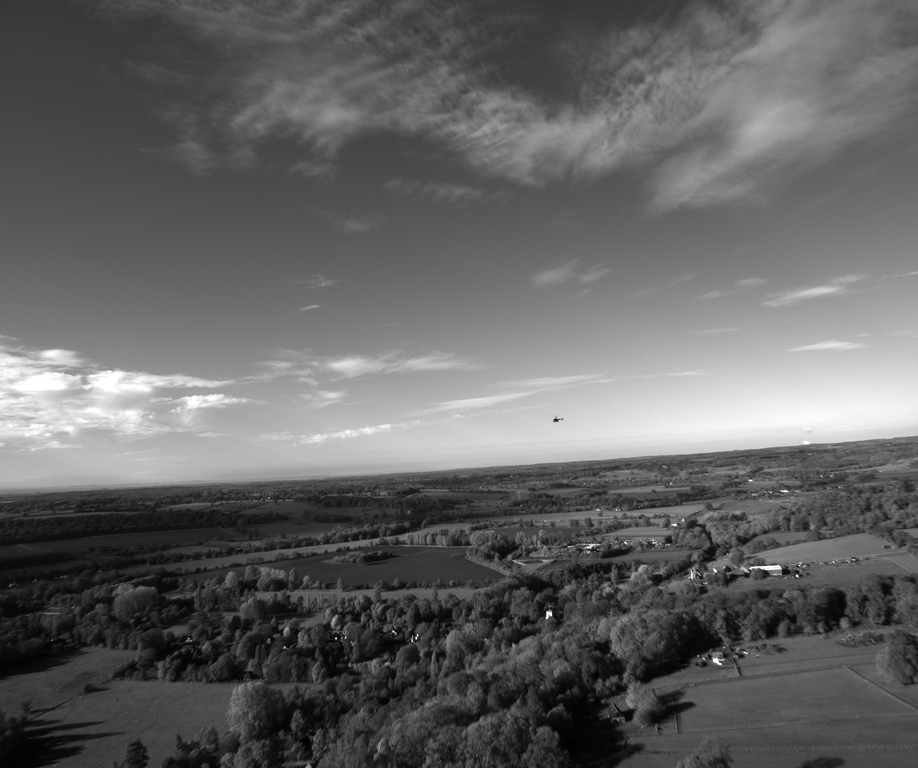
#> input picture images/1.png, 918 x 768 px, shrunk from 2448 x 2048 before the run
$ python -i utils.py   (imports and definitions only)
#> lines starting #> are read from the running program, lines starting #| are printed output that depends on the picture; after the words box and inside, x2 and y2 are one past the last pixel; in counts of white or black regions, pixels touching at a corner belong together
#> further down, picture is the input picture: shape (768, 918); min 0, max 255, mean 99.4
import cv2
import numpy as np

"""
adapted from https://github.com/sallamander/horizon-detection. Thank you!
"""
def detect_horizon_line(image_grayscaled):
    """Detect the horizon's starting and ending points in the given image
    The horizon line is detected by applying Otsu's threshold method to
    separate the sky from the remainder of the image.
    :param image_grayscaled: grayscaled image to detect the horizon on, of
     shape (height, width)
    :type image_grayscale: np.ndarray of dtype uint8
    :return: the (x1, x2, y1, y2) coordinates for the starting and ending
     points of the detected horizon line
    :rtype: tuple(int)
    """

    msg = ('`image_grayscaled` should be a grayscale, 2-dimensional image '
           'of shape (height, width).')
    assert image_grayscaled.ndim == 2, msg
    image_blurred = cv2.GaussianBlur(image_grayscaled, ksize=(3, 3), sigmaX=0)

    _, image_thresholded = cv2.threshold(
        image_blurred, thresh=0, maxval=1,
        type=cv2.THRESH_BINARY+cv2.THRESH_OTSU
    )
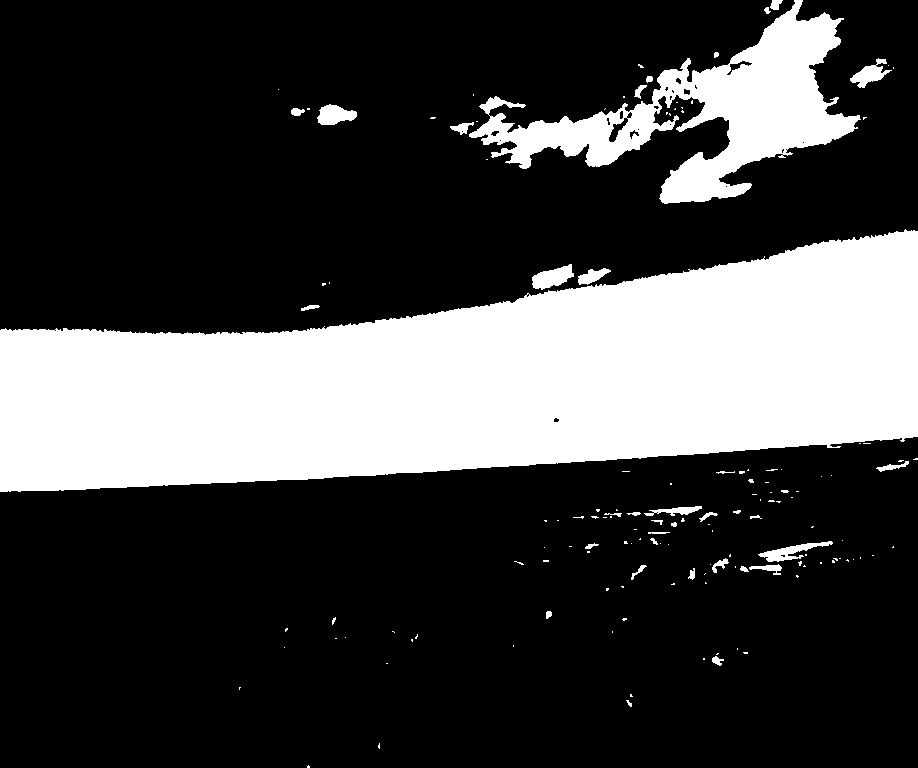
#> image_thresholded: shape (768, 918); values 0 (black) and 1 (white), 26.4% white; 144 white regions (107 under 20 px), largest, box (x1, y1, x2, y2) and area: (0, 229, 918, 492) 155949, (469, 0, 861, 204) 25419, (532, 264, 574, 290) 636
    image_thresholded = image_thresholded - 1
    image_closed = cv2.morphologyEx(image_thresholded, cv2.MORPH_CLOSE,
                                    kernel=np.ones((9, 9), np.uint8))
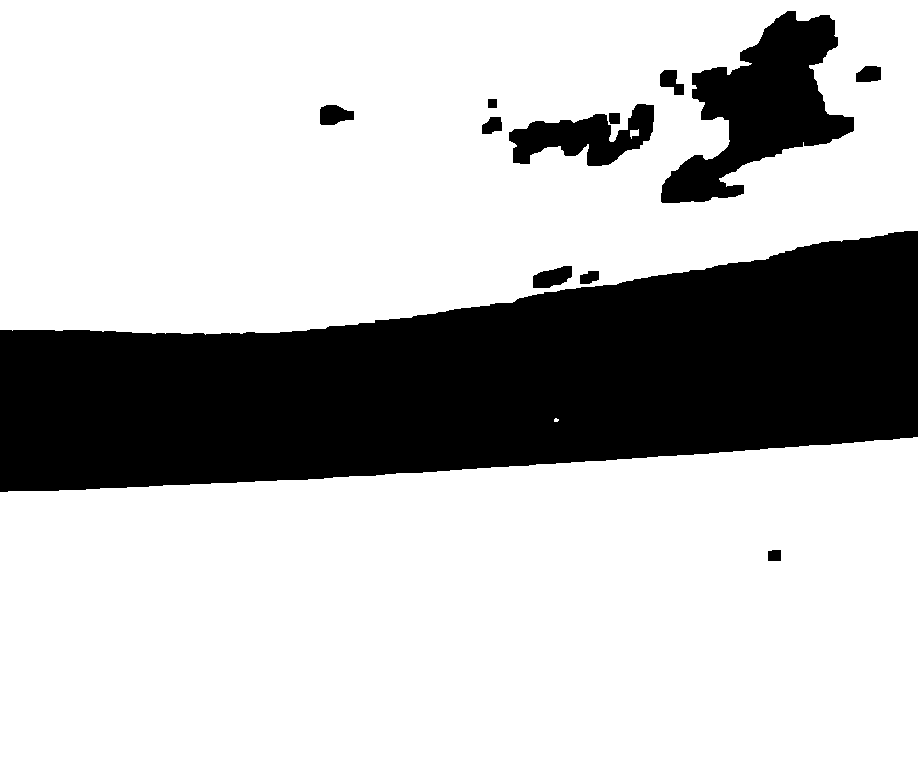
#> image_closed: shape (768, 918); 74.5% white; 12 black regions, largest, box (x1, y1, x2, y2) and area: (0, 231, 918, 492) 155507, (661, 11, 854, 203) 16875, (509, 104, 654, 166) 4736

    horizon_x1 = 0
    horizon_x2 = image_grayscaled.shape[1] - 1
#> horizon_x2 = 917
    if(len(np.where(image_closed[:, horizon_x1] == 0)[0]) == 0):
         horizon_y1 = -1
         horizon_x1 = -1
    else:
        horizon_y1 = max(np.where(image_closed[:, horizon_x1] == 0)[0])
#> horizon_y1 = 491
    if(len(np.where(image_closed[:, horizon_x2] == 0)[0]) == 0):
         horizon_y2 = -1
         horizon_x2 = -1
    else:
        horizon_y2 = max(np.where(image_closed[:, horizon_x2] == 0)[0])
#> horizon_y2 = 436

    return horizon_x1, horizon_x2, horizon_y1, horizon_y2

>>> import cv2
>>> picture = cv2.imread('images/1.png', cv2.IMREAD_GRAYSCALE)
>>> result = detect_horizon_line(picture)
#> result = (0, 917, 491, 436)

$ run again, on images/2.png
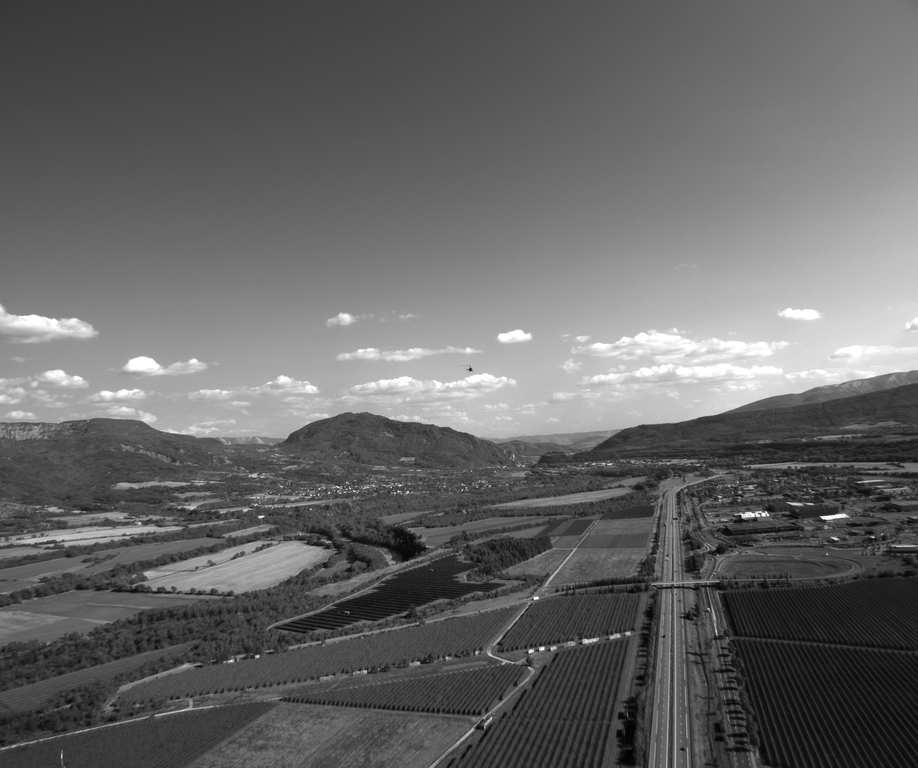
#> input picture images/2.png, 918 x 768 px, shrunk from 2448 x 2048 before the run
#> picture is the input picture: shape (768, 918); min 1, max 255, mean 102.1
#> in detect_horizon_line, `_, image_thresholded = cv2.threshold( image_blurred, thresh=0, maxval=..`:
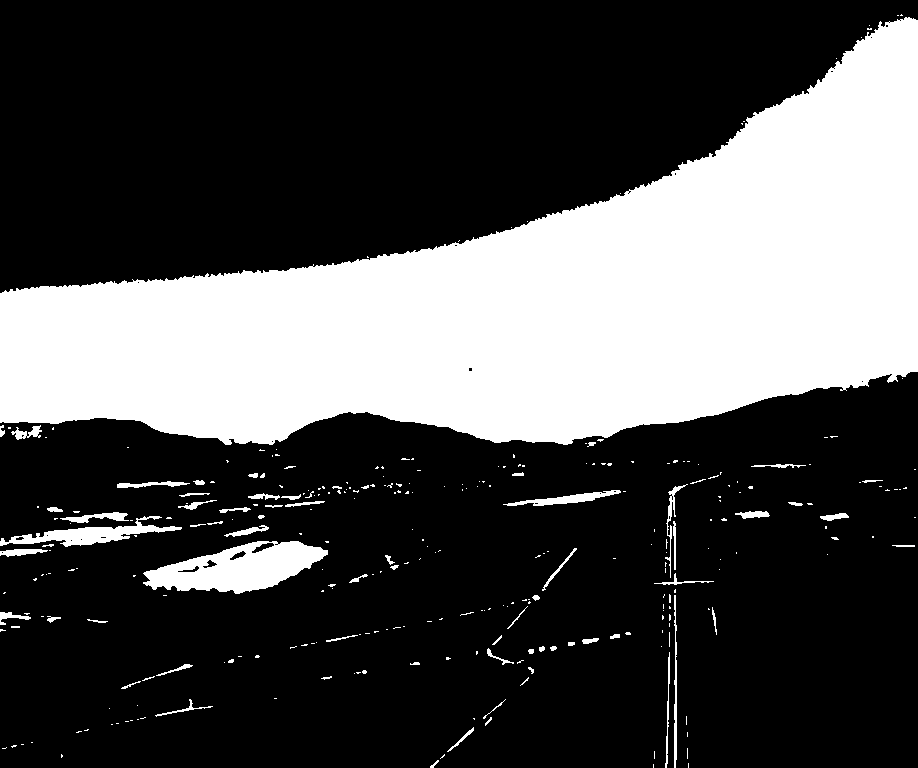
#> image_thresholded: shape (768, 918); values 0 (black) and 1 (white), 29.6% white; 304 white regions (235 under 20 px), largest, box (x1, y1, x2, y2) and area: (0, 17, 918, 445) 193953, (143, 541, 328, 594) 5686, (0, 516, 182, 547) 1870
#> in detect_horizon_line, `image_closed = cv2.morphologyEx(image_thresholded, cv2.MORPH_CLOSE, ke..`:
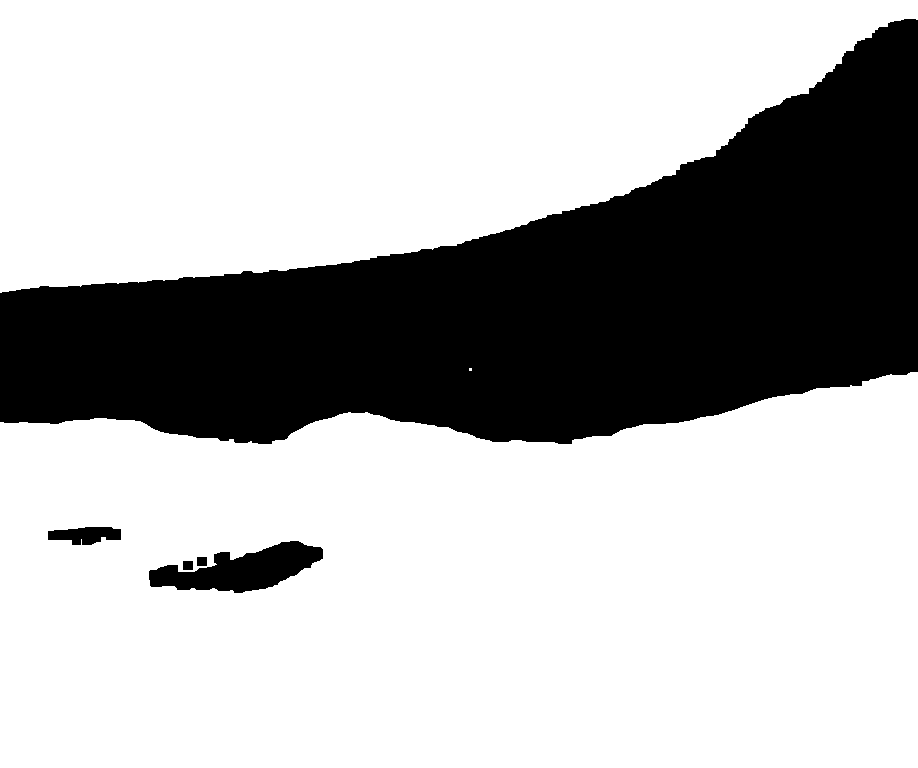
#> image_closed: shape (768, 918); 71.8% white; 5 black regions, box (x1, y1, x2, y2) and area: (0, 19, 918, 444) 193097, (149, 541, 323, 593) 4886, (48, 527, 121, 545) 942, (197, 557, 207, 566) 90, (183, 561, 193, 570) 90
#> horizon_y1 = 421
#> horizon_y2 = 371
#> result = (0, 917, 421, 371)

$ run again, on images/3.png
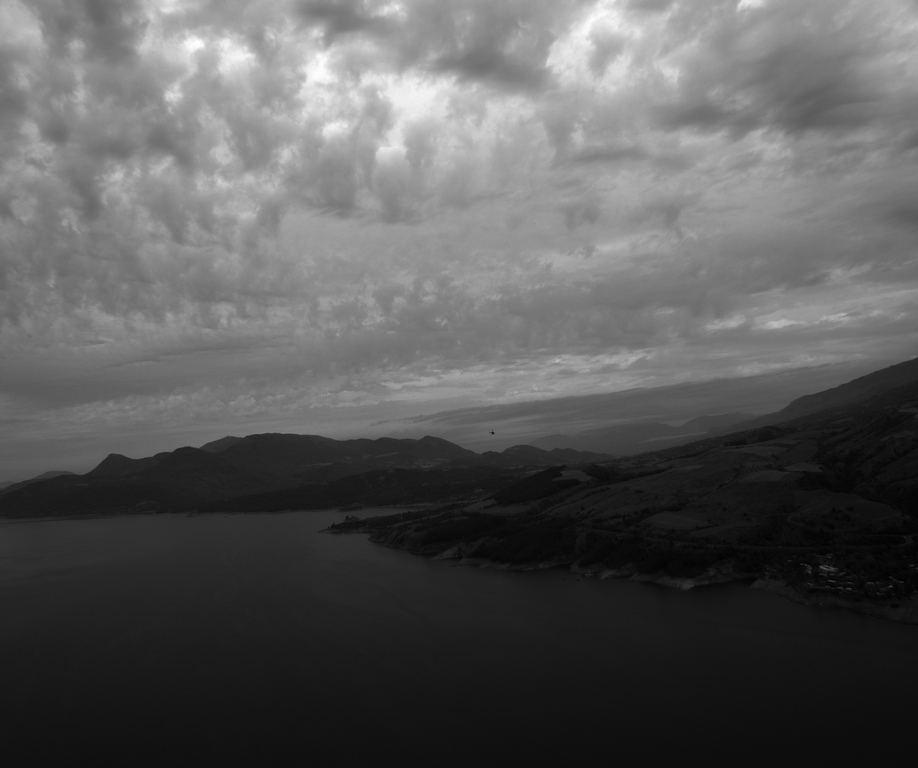
#> input picture images/3.png, 918 x 768 px, shrunk from 2448 x 2048 before the run
#> picture is the input picture: shape (768, 918); min 0, max 255, mean 90
#> in detect_horizon_line, `_, image_thresholded = cv2.threshold( image_blurred, thresh=0, maxval=..`:
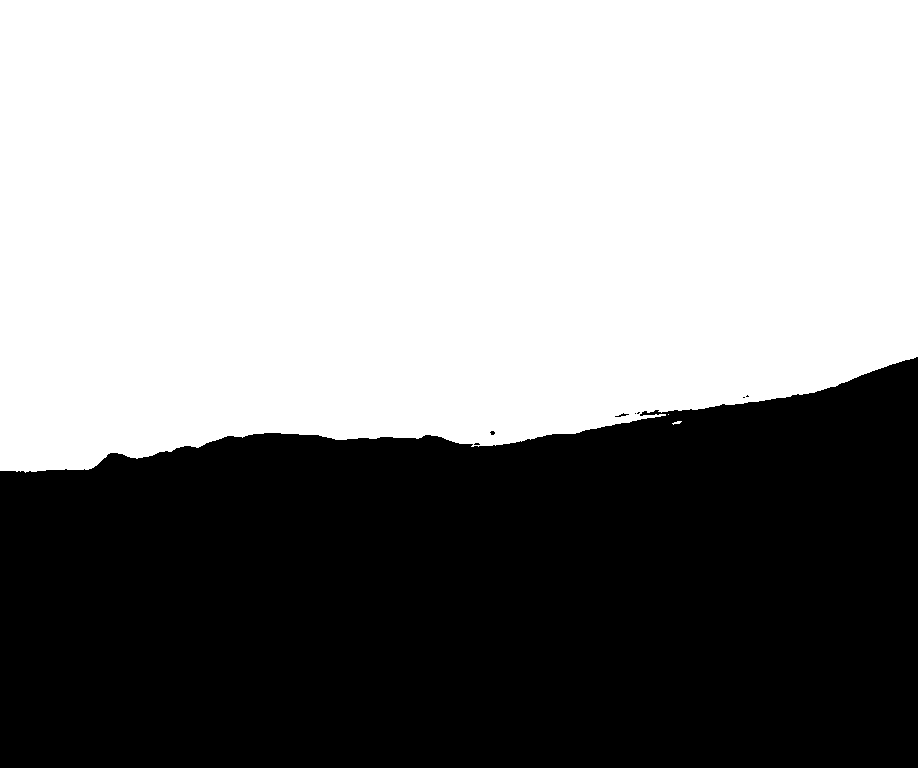
#> image_thresholded: shape (768, 918); values 0 (black) and 1 (white), 55.9% white; 8 black regions (6 under 20 px), largest, box (x1, y1, x2, y2) and area: (0, 357, 918, 768) 311174, (615, 413, 629, 417) 22
#> image_closed: shape (768, 918); 44.2% white; 2 white regions (1 under 20 px), largest, box (x1, y1, x2, y2) and area: (0, 357, 918, 768) 311616
#> horizon_y1 = 470
#> horizon_y2 = 356
#> result = (0, 917, 470, 356)

$ run again, on images/4.png
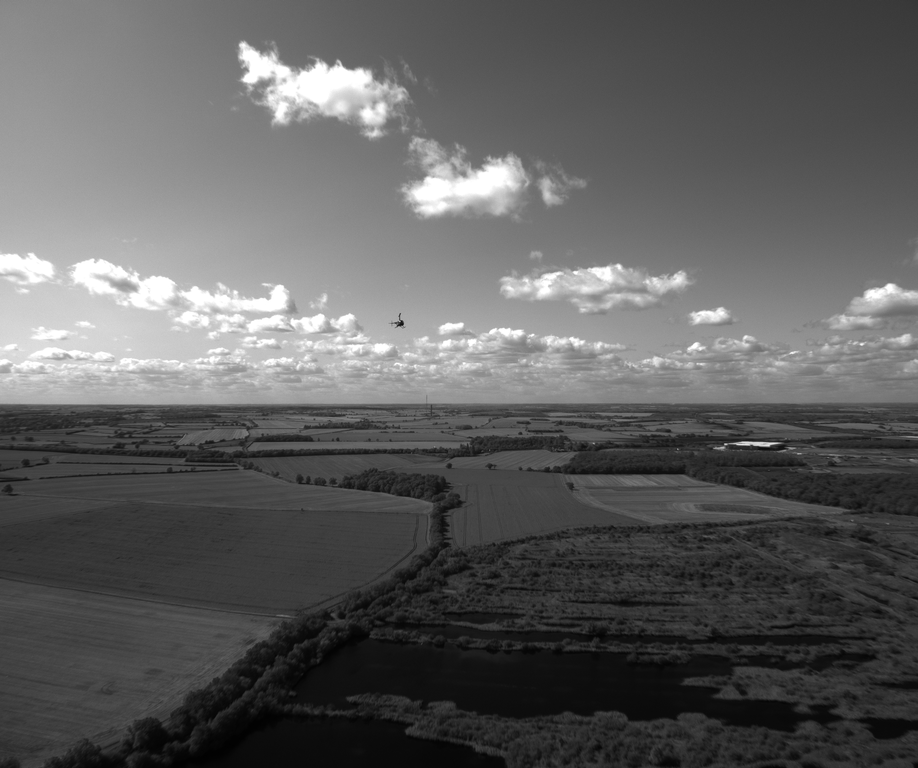
#> input picture images/4.png, 918 x 768 px, shrunk from 2448 x 2048 before the run
#> picture is the input picture: shape (768, 918); min 1, max 255, mean 94.7
#> in detect_horizon_line, `_, image_thresholded = cv2.threshold( image_blurred, thresh=0, maxval=..`:
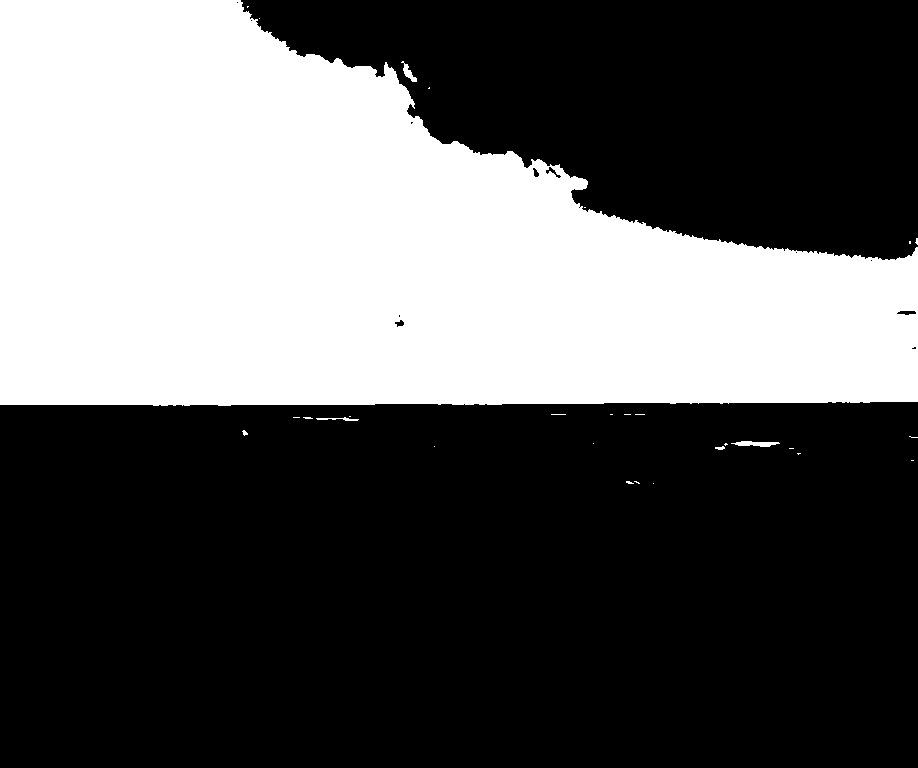
#> image_thresholded: shape (768, 918); values 0 (black) and 1 (white), 36.2% white; 29 white regions (23 under 20 px), largest, box (x1, y1, x2, y2) and area: (0, 0, 918, 406) 254329, (731, 441, 780, 447) 184, (401, 61, 417, 82) 119, (316, 417, 359, 421) 79, (715, 446, 725, 450) 27, (242, 430, 248, 436) 21
#> in detect_horizon_line, `image_closed = cv2.morphologyEx(image_thresholded, cv2.MORPH_CLOSE, ke..`:
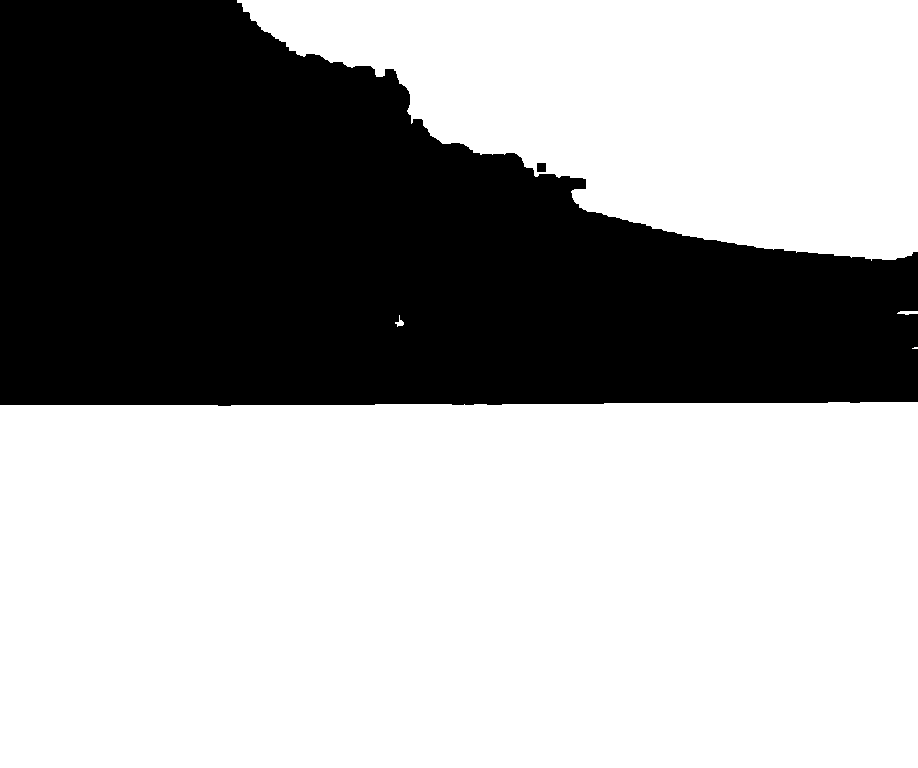
#> image_closed: shape (768, 918); 64% white; 2 black regions, box (x1, y1, x2, y2) and area: (0, 0, 918, 406) 253446, (537, 163, 546, 172) 81
#> horizon_y1 = 404
#> horizon_y2 = 401
#> result = (0, 917, 404, 401)
